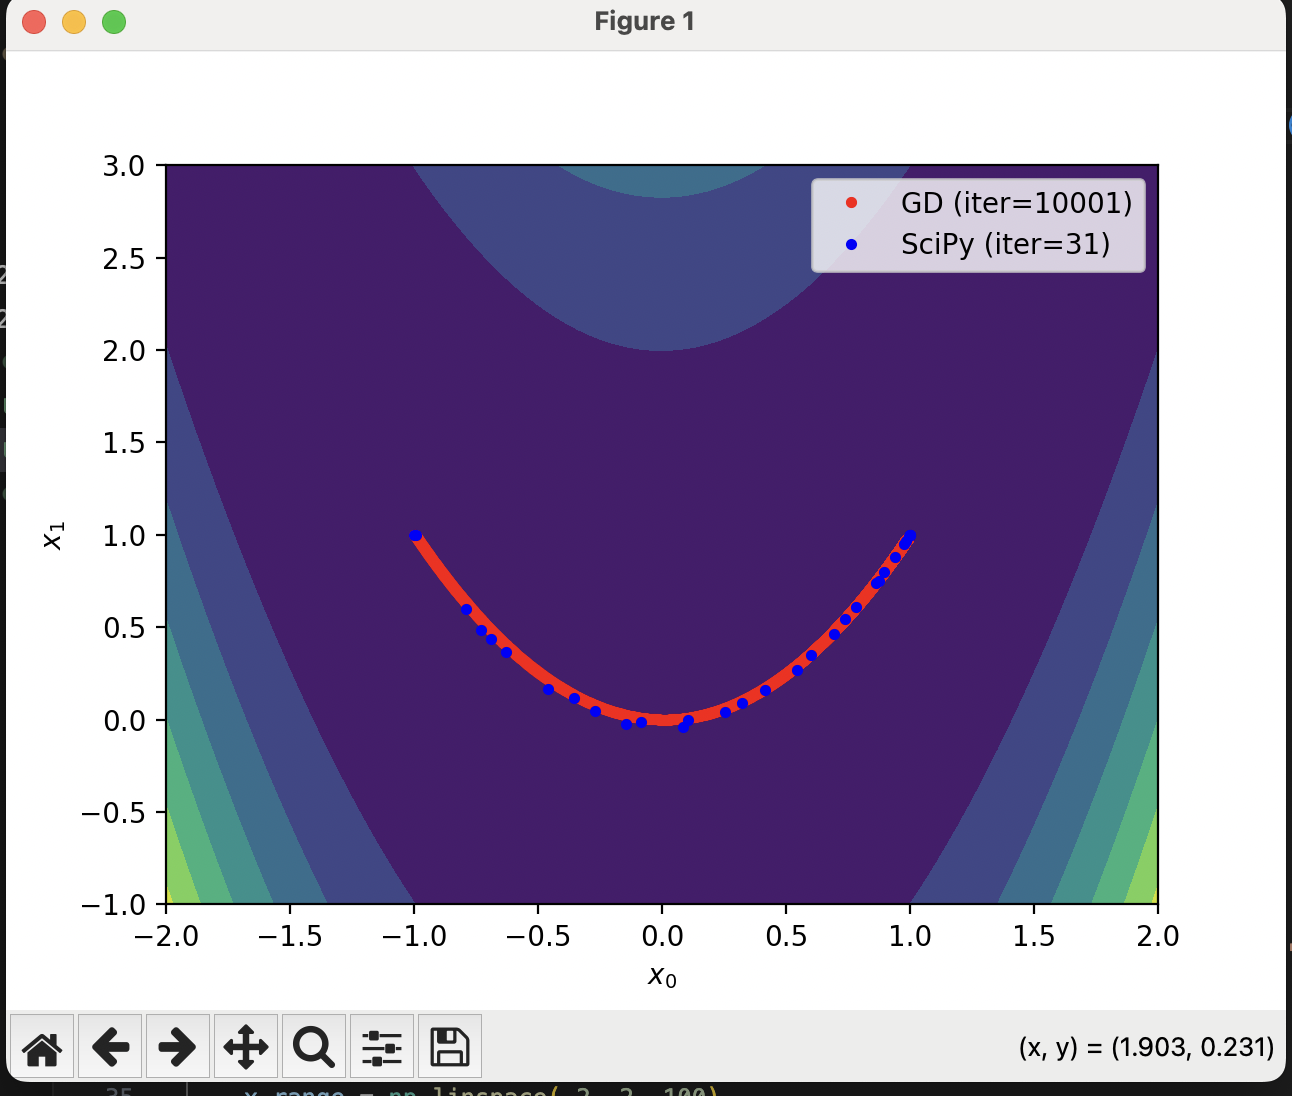

Generate this figure with Python:
import numpy as np
import matplotlib.pyplot as plt
from scipy.optimize import minimize

if __name__ == '__main__':
    # Define a cost function and its gradient
    f   = lambda x: (1 - x[0])**2 + 100*(x[1] - x[0]**2)**2
    fd  = lambda x: np.array([ (400*x[0]**3) + 2*x[0] - 400*x[0]*x[1] - 2, -(200*x[0]**2) + 200*x[1]]) # TODO: Fill the gradient vector as [df / dx[0], df / dx[1]]

    # Define configuration
    x_init = [-1, 1]   # Please try other initial points
    learn_rate = 0.001 # Please try 0.01, 0.005, and 0.0001
    max_iter = 10000   # Please try 100, 1000, and 100000
    min_tol = 1e-6

    # Optimize the cost function using my gradient descent
    x = np.array(x_init)
    gd_xs = [x]
    for i in range(max_iter):
        # Run the gradient descent
        xp = x
        x = x - learn_rate*fd(x)  # TODO: Implement your gradient descent
        gd_xs.append(x)

        # Check the terminal condition
        if np.linalg.norm(x - xp) < min_tol:
            break
    gd_xs = np.array(gd_xs)

    # Optimize the cost function using SciPy
    result = minimize(f, x_init, tol=min_tol, options={'maxiter': max_iter, 'return_all': True})
    sp_xs = np.array(result.allvecs)

    # Visualize the results
    x_range = np.linspace(-2, 2, 100)
    y_range = np.linspace(-1, 3, 100)
    xx, yy = np.meshgrid(x_range, y_range)
    zz = f((xx, yy))
    plt.contourf(xx, yy, zz)
    plt.plot(gd_xs[:,0], gd_xs[:,1], 'r.', label=f'GD (iter={len(gd_xs)})')
    plt.plot(sp_xs[:,0], sp_xs[:,1], 'b.', label=f'SciPy (iter={result.nit})')
    plt.xlabel('$x_0$')
    plt.ylabel('$x_1$')
    plt.legend()
    plt.show()
